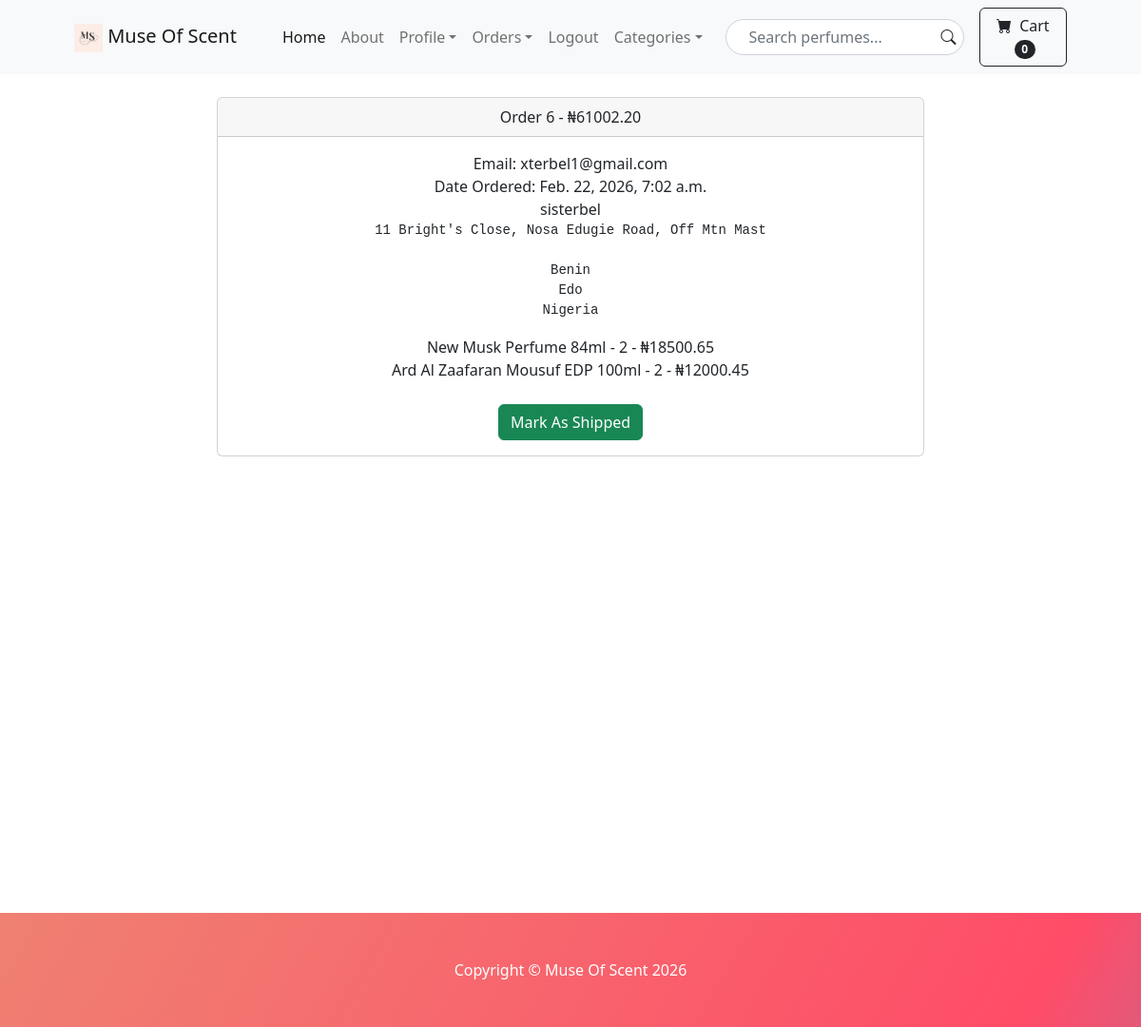
The app's page /payment/orders/6/ (signed in) with its own data.
### payment/models.py (models this page shows, shortened)
class Order(models.Model):
	user = models.ForeignKey(User, on_delete=models.CASCADE, null=True, blank=True)
	full_name = models.CharField(max_length=255)
	email = models.EmailField(max_length=255)
	shipping_address = models.TextField(max_length=15000)
	amount_paid = models.DecimalField(max_digits=8, decimal_places=2)
	date_ordered = models.DateTimeField(auto_now_add=True)
	shipped = models.BooleanField(default=False)
	date_shipped = models.DateTimeField(blank=True, null=True)

class OrderItem(models.Model):
	order = models.ForeignKey(Order, on_delete=models.CASCADE, null=True)
	product = models.ForeignKey(Product, on_delete=models.CASCADE, null=True)
	user = models.ForeignKey(User, on_delete=models.CASCADE, null=True, blank=True)
	quantity = models.PositiveBigIntegerField(default=1)
	price = models.DecimalField(max_digits=7, decimal_places=2)

### store/models.py (models this page shows)
class Product(models.Model):
	name = models.CharField(max_length=100)
	price = models.DecimalField(default=0, decimal_places=2, max_digits=8)
	category = models.ForeignKey(Category, on_delete=models.CASCADE, default=1)
	description = models.CharField(max_length=500, default='', blank=True, null=True)
	image = models.ImageField(upload_to='uploads/product/')
	is_sale = models.BooleanField(default=False)
	sales_price = models.DecimalField(default=0, decimal_places=2, max_digits=8)
	def __str__(self):
		return self.name

### payment/views.py (the view, shortened to what this page needs)
# urls.py: path('orders/<int:pk>/', views.orders, name='orders'),
def orders(request, pk):
	if request.user.is_authenticated and request.user.is_superuser:
		order = Order.objects.get(id=pk)
		items = OrderItem.objects.filter(order=pk)
		return render(request, 'payment/orders.html', {'order':order, 'items':items})
	else:
		return redirect('/?auth=billing_error')

### cart/cart.py (called while the page is built)
	def __len__(self):
		return len(self.cart)

### cart/context_processors.py (called while the page is built)
def cart(request):
	return {'cart':Cart(request)}

### payment/templates/payment/orders.html (shortened to what this page needs)
{% extends 'base.html' %}
{% block content %}
        <div class="container">
                <div class="row">
        		<center>
        			<div class="col-8">
        				<br>
        			        <div class="card">
                        <div class="card-header">
                          Order {{ order.id }} - ₦{{ order.amount_paid }}
                        </div>
                        <div class="card-body">
                          Email: {{ order.email }}<br>
                          {% if order.date_shipped %}
                            Date Shipped: {{ order.date_shipped }}
                          {% else %}
                            Date Ordered: {{ order.date_ordered }}
                          {% endif %}
                          <br>
                          {{ order.full_name }}<br>
                          <pre>{{ order.shipping_address }}</pre>
                          {% for item in items %}
                            {{ item.product }} - {{ item.quantity }} - ₦{{ item.price }}<br>
                          {% endfor %}
                          <br>
                          {% if not order.shipped %}
                          <form method="POST">
                            <button type="Submit" class="btn btn-success">Mark As Shipped</button>
                          </form>
                          {% else %}
                          <form method="POST">
                            {% csrf_token %}
                            <input type="hidden" name="shipping_status" value="false">
                            <button type="Submit" class="btn btn-danger">Mark As Not Shipped</button>
                          </form>
                          {% endif %}
                        </div>
                      </div>
					<br>
                                        <br>
                        <br><br><br><br><br><br><br><br><br><br><br><br><br><br><br><br><br><br>
        			</div>
        		</center>
                </div>
        </div>
{% endblock %}

### records on screen
Order: id "6", amount_paid "61002.20", email "xterbel1@gmail.com", date_ordered "Feb. 22, 2026, 7:02 a.m.", full_name "sisterbel", shipping_address "11 Bright's Close, Nosa Edugie Road, Off Mtn Mast Benin Edo Nigeria"
OrderItem: product "New Musk Perfume 84ml", quantity "2", price "18500.65"
OrderItem: product "Ard Al Zaafaran Mousuf EDP 100ml", quantity "2", price "12000.45"

### other values on screen
{{ cart|length }} "0"
